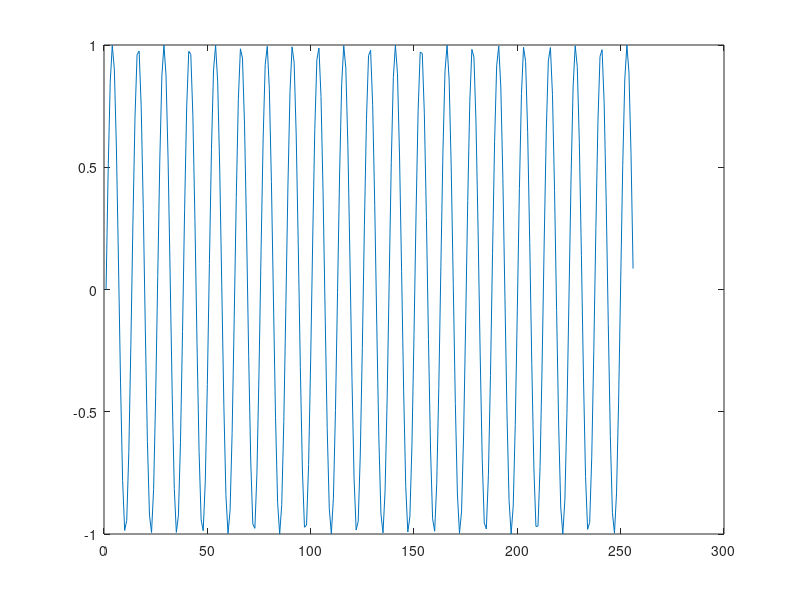
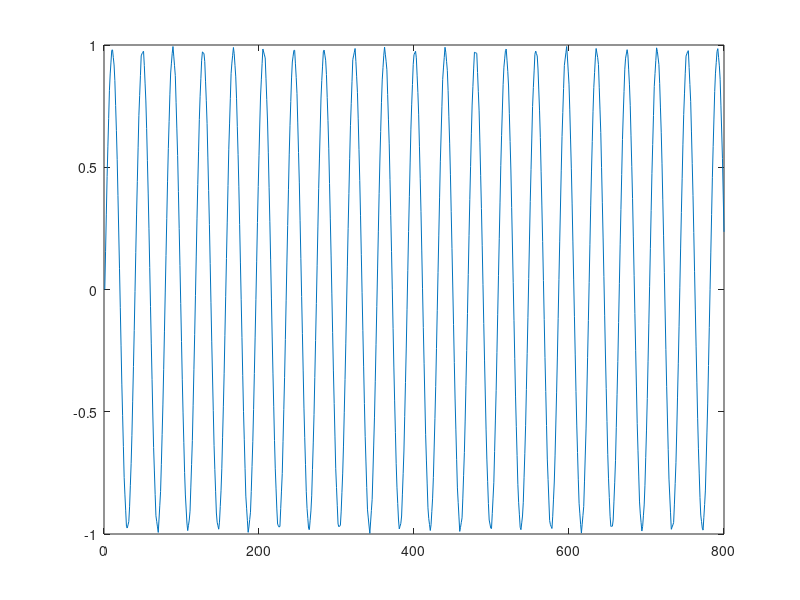

Source code (MATLAB) for these figures, in order:
% Note that matlab arrays start from index 1, not 0.
F1 = 15360;     % Sampling rate of Yamaha chip
F2 = 48000;

_gcd = gcd(F1, F2);

M = F1 / gcd(F1, F2);           % Necessary Decimation ratio
N = F2 / gcd(F1, F2);            % necessary Expansion ratio
Lx = 256;         % Length of Audio Input Buffer at F1 rate
Ly = floor(Lx*N/M);       % Length of Resampled Output Buffer at F2 rate


x = sin(2*pi*1234*[0:Lx-1]/F1);  % Just a test sine wave
y = zeros(1,Ly);                 % allocate output signal memory

for i=0:Ly-1              % run per each output sample
   n = i * (Lx - 1) / Ly  % compute exact samapling posiiton inside the long buffer


   ind = floor(n);       % convert it into largest integer smaller than itself for array indexing
   d = n-ind;            % take the difference for proportional weighting
   y(i+1) = (1-d)*x(ind+1) + d*x(ind+2); % sum the weighted mixture.
end

figure,plot(x);            %plot each waveforms...
figure,plot(y);
